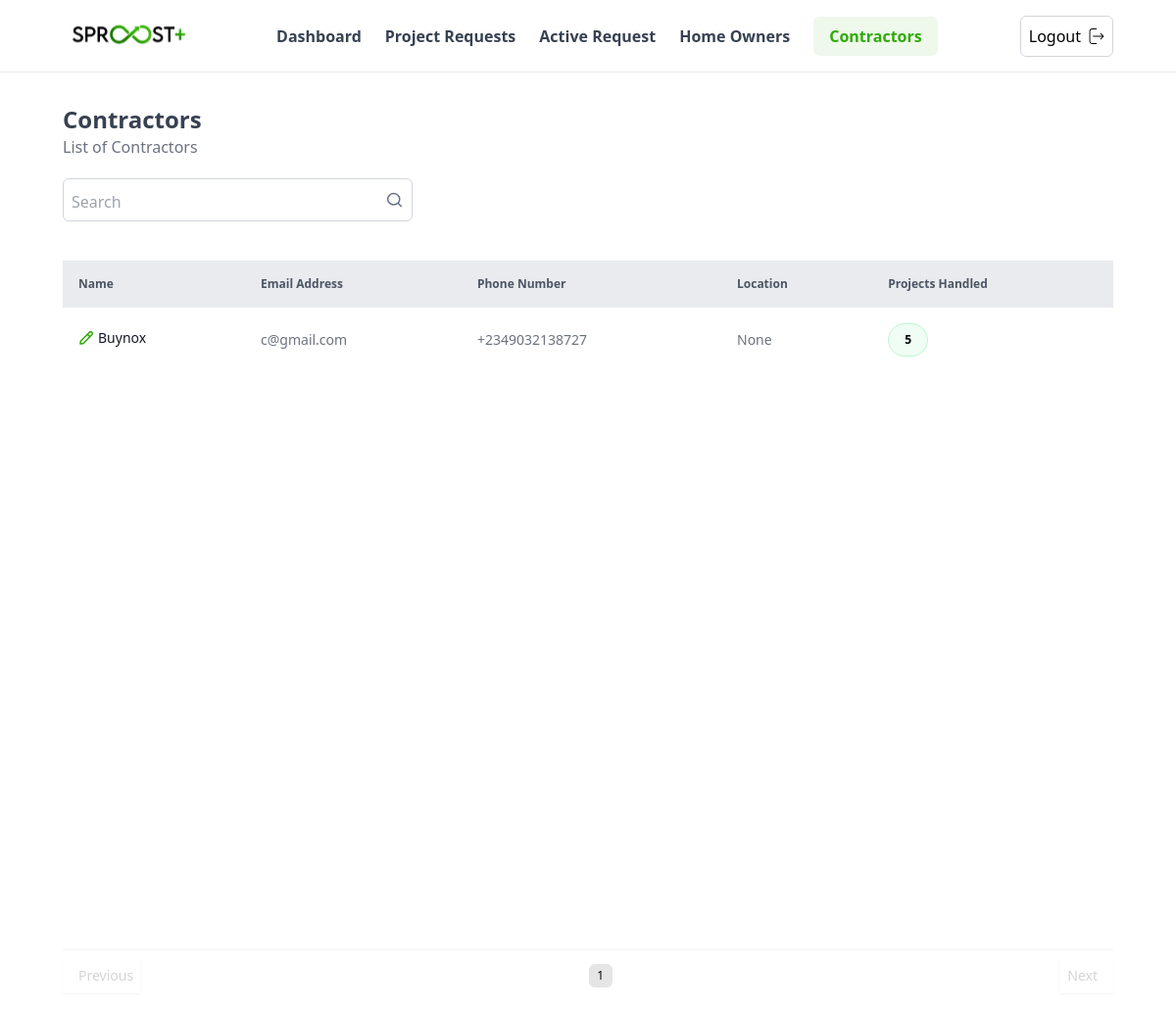
The app's page /user-admin/contractors/ (signed in), older data.
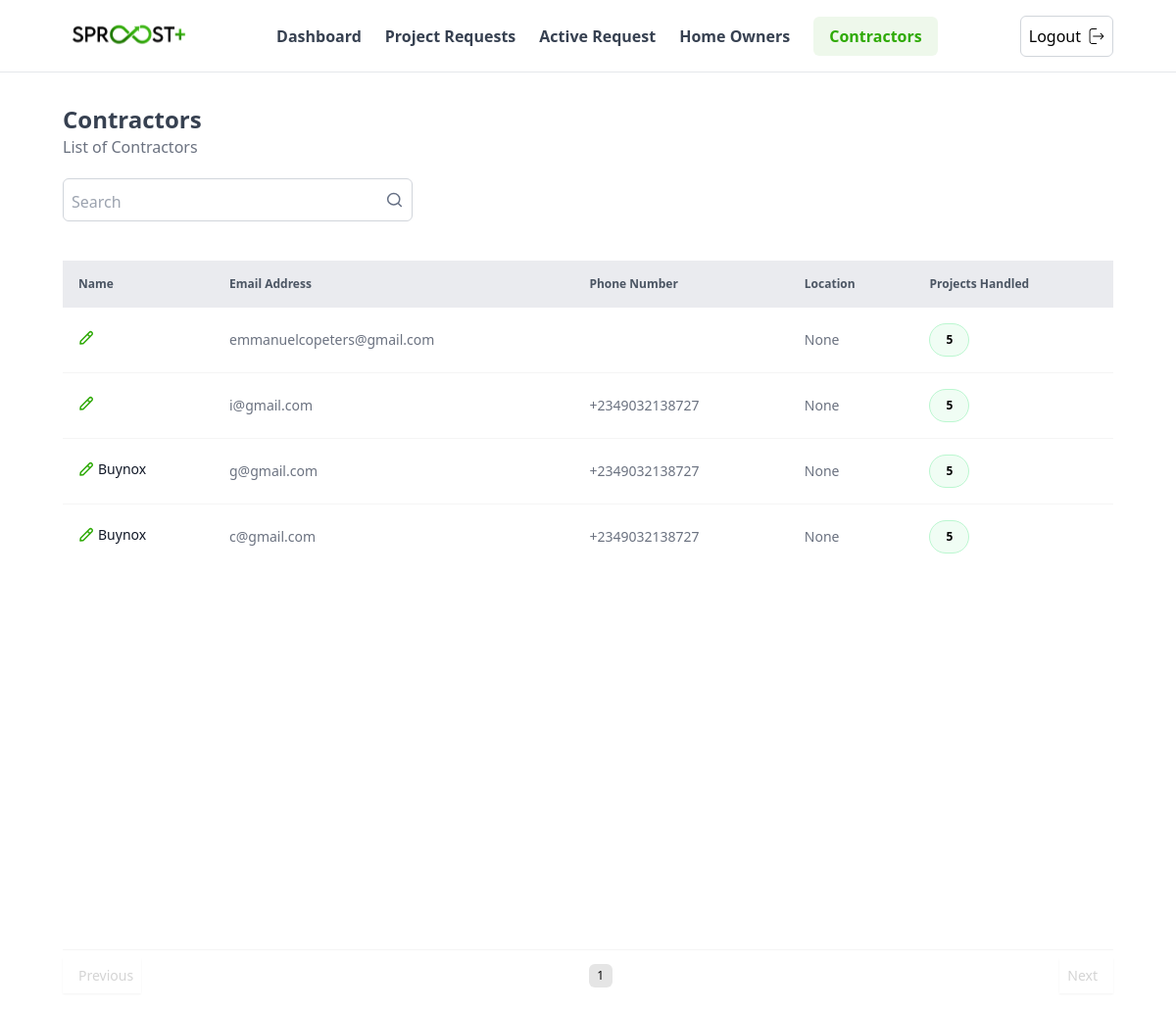
The same page, newer data.
### accounts/models.py (models this page shows, shortened)
class User(AbstractUser):
    phone_number = PhoneNumberField(null=False, blank=False)
    user_type = models.CharField(max_length = 3, choices = USER_TYPE_CHOICES)
    date_joined = models.DateTimeField(auto_now_add=True)
    slug = models.SlugField(
        blank=True,
        null=True,
        unique=True,
        max_length=100,
        allow_unicode=True)

### profiles/models.py (models this page shows, shortened)
class ContractorProfile(models.Model):
    user = models.OneToOneField(User, on_delete=models.CASCADE, related_name = 'contractor_profile')
    company_name = models.CharField(max_length = 255)
    registration_number = models.CharField(max_length = 225)
    specialization = models.CharField(max_length = 225, null = True, blank = True)
    company_address = AddressField(null =True)
    website = models.URLField(max_length=255, null=True)
    city = models.CharField(max_length = 50)
    media_paths = GenericRelation("main.Media")
    image = models.ImageField(upload_to=image_upload_location, null=True)

### admins/views.py (the view)
# urls.py: path('contractors/', views.contractorsListView, name="contractors"),
@login_required
def contractorsListView(request):
    query = request.GET.get('q')
    contractors = User.objects.filter(user_type='CO').select_related("contractor_profile").order_by('-id')
    if query:
        contractors = contractors.filter(
            Q(contractor_profile__company_name__icontains=query) |
            Q(email__icontains=query)
        )
    paginator = Paginator(contractors, 10)  # Show 10 orders per page.
    page_number = request.GET.get('page')
    page_obj = paginator.get_page(page_number)
    context = {'contractors': page_obj}
    return render(request, 'user_admin/contractors.html', context)

### templates/user_admin/contractors.html (shortened to what this page needs)
{% extends "user_admin/base.html" %}
{% load static %}
{% block navbar %}
    {% include "user_admin/navbar.html" %}
{% endblock navbar %}
{% block content %}
<main class="w-full px-[1rem] md:px-[4rem] flex flex-col gap-8 my-8">
    <div class="">
        <div class="mb-4">
            <h1 class="text-2xl font-semibold text-gray-700">Contractors</h1>
            <p class="text-gray-500">List of Contractors</p>
        </div>
        <div class="w-full flex items-center justify-between">
            <div class="w-1/3 group border border-gray-300 rounded-md justify-between gap-2 p-2 mt-1">
                <form class = "flex items-center ">
                    <input type="text" name="q" id="search" placeholder="Search" class="w-full h-full outline-none group-focus:outline-none mt-1 focus-visible:border-none border-none" />
                    <button type = "submit">
                        <img src="{% static 'svgs/search.svg' %}" alt="" class="w-[20px] h-[20px] object-contain" />
                    </button>
                </form>
            </div>
        </div>
    </div>
    <div class="w-full">
        <div class="w-full my-2 min-h-[65vh]">
            <table class="w-full">
                <thead class="h-10 bg-gray-200 bg-opacity-80">
                    <tr class="text-gray-600 text-xs font-medium">
                        <th class=" text-start p-4">Name</th>
                        <th class=" text-start p-4">Email Address</th>
                        <th class=" text-start p-4">Phone Number</th>
                        <th class=" text-start p-4">Location</th>
                        <th class=" text-start p-4">Projects Handled</th>
                    </tr>
                </thead>
                <tbody class="p-4">
                    {% if contractors %}
                    {% for contractor in contractors %}
                    <tr class="border-b border-neutral-100 last:border-0">
                        <td class=" p-4">
                            <div class="inline-flex items-center gap-4">
                                <a href = {% url 'admins:update_contractor' contractor.pk %} class="text-gray-900 text-sm font-medium capitalize flex items-center gap-1">
                                    <img class = "w-4" src = {% static "svgs/edit-02.svg" %} />
                                    {{contractor.contractor_profile.company_name}}
                                </a>
                            </div>
                        </td>
                        <td class=" p-4">
                            <div class="flex flex-col gap-1">
                                <span class="text-gray-500 text-sm">{{contractor.email}}</span>
                            </div>
                        </td>
                        <td class=" p-4">
                            <div class="flex flex-col gap-1">
                                <span class="text-gray-500 text-sm">{{contractor.phone_number}}</span>
                            </div>
                        </td>
                        <td class=" p-4">
                            <div class="flex flex-col gap-1">
                                <span class="text-gray-500 text-sm">{{contractor.contractor_profile.company_address}}</span>
                            </div>
                        </td>
                        <td class=" p-4">
                            <div class="inline-flex items-center rounded-full bg-green-50 p-4 py-2 border border-green-200">
                                <span class="font-semibold text-xs capitalize">
                                    5
                                </span>
                            </div>
                        </td>
                    </tr>
                    {% endfor %}
                    {% else %}
                    <tr>
                        <td colspan="7" class="text-center text-gray-500 mt-5">No contractors found</td>
                    </tr>
                    {% endif %}
                </tbody>
            </table>
        </div>
        <div class="w-full my-8 flex items-center justify-between border-t border-neutral-100 pt-2 bg-white">
            {% if contractors.has_previous %}
            <a  href="?page={{ contractors.previous_page_number }}" class="paginationBtn flex items-center gap-2 p-2 outline-none border-none shadow-sm text-sm font-medium">
                <img src="{%  static 'svgs/arrow-left.svg' %}" alt="" class="" />
                <span class="text-gray-900 font-medium">Prev</span>
            </a>
            {% else %}
            <span class="flex items-center gap-2 p-2 outline-none border-none shadow-sm text-sm font-medium text-neutral-300">
                <span class="text-sm">Previous</span>
            </span>
            {% endif %}
            <div class="flex items-center gap-2">
                {% for num in contractors.paginator.page_range %}
                    {% if contractors.number == num %}
                        <span class="outline-none border-none h-4 w-4 text-xs md:h-6 md:w-6 bg-neutral-200 rounded-md p-2 flex items-center justify-center">{{ num }}</span>
                    {% elif num >= contractors.number|add:'-3' and num <= contractors.number|add:'3' %}
                        <a href="?page={{ num }}" class="paginationBtn outline-none border-none h-4 w-4 text-xs md:h-6 md:w-6 rounded-md p-2 flex items-center justify-center">{{ num }}</a>
                    {% endif %}
                {% endfor %}
            </div>
            {% if contractors.has_next %}
                <a href="?page={{ contractors.next_page_number }}" class="paginationBtn flex items-center gap-2 p-2 outline-none border-none shadow-sm text-sm font-medium">
                    <span class="text-gray-900 font-medium">Next</span>
                    <img src="{%  static 'svgs/arrow-right.svg' %}" alt="" class="" />
                </a>
            {% else %}
                <span class="flex items-center gap-2 p-2 outline-none border-none shadow-sm text-sm font-medium text-neutral-300">
                    <span class="text-sm">Next</span>
                </span>
            {% endif %}
        </div>
    </div>
</main>
{% endblock %}

### templates/user_admin/base.html (shortened to what this page needs)
{% load static %}
<!DOCTYPE html>
<html lang="en">
<head>
    <link rel="stylesheet" type="text/css" href="https://cdn.jsdelivr.net/npm/toastify-js/src/toastify.min.css">
    <script src="https://cdn.tailwindcss.com"></script>
</head>
<body hx-headers='{"X-CSRFToken":"{{csrf_token}}"}' >
    <div class="w-full">
        {% block navbar %}{% endblock navbar %} {% block content %} {% endblock content %}</div>
</body>
</html>

### templates/user_admin/navbar.html (shortened to what this page needs)
{% load static %}
<nav class="w-full px-[1rem] md:px-[4rem] py-2 border-b border-neutral-150 text-gray-700 flex items-center justify-between">
    <a href={% url 'admins:dashboard' %}> <img src="{% static 'svgs/sproost-plus.svg' %}" alt="" class=""> </a>
    {% with url_name=request.resolver_match.url_name %}
        <ul class="inline-flex items-center gap-6">
            <li class="text-gray-700 font-semibold cursor-pointer {% if url_name == 'dashboard' %} bg-toneLightGreen text-primary bg-opacity-80 p-2 px-4 w-fit rounded-md {% endif %}">
                <a href="{% url 'admins:dashboard' %}" class="">Dashboard</a>
            </li>
            <li class="text-gray-700 font-semibold cursor-pointer {% if url_name == 'project-requests' %} bg-toneLightGreen text-primary bg-opacity-80 p-2 px-4 w-fit rounded-md {% endif %}">
                <a href="{% url 'admins:project-requests' %}" class="">Project Requests</a>
            </li>
            <li class="text-gray-700 font-semibold cursor-pointer {% if url_name == 'active-projects' %} bg-toneLightGreen text-primary bg-opacity-80 p-2 px-4 w-fit rounded-md {% endif %}">
                <a href="{% url "admins:active-projects" %}" class="">Active Request</a>
            </li>
            <li class="text-gray-700 font-semibold cursor-pointer {% if url_name == 'homeowners' %} bg-toneLightGreen text-primary bg-opacity-80 p-2 px-4 w-fit rounded-md {% endif %}">
                <a href="{% url "admins:homeowners" %}" class="">Home Owners</a>
            </li>
            <li class="text-gray-700 font-semibold cursor-pointer {% if url_name == 'contractors' %} bg-toneLightGreen text-primary bg-opacity-80 p-2 px-4 w-fit rounded-md {% endif %}">
                <a href="{% url 'admins:contractors' %}" class="">Contractors</a>
            </li>
        </ul>
    {% endwith %}
    <form action="{% url 'account_logout' %}" method="POST">
        <button type="submit" class="flex gap-2 items-center rounded-md text-black bg-white border border-gray-300 p-2 cursor-pointer">Logout <img src = "{% static 'svgs/logout.svg' %}" class = "w-4 h-4" /></button>
    </form>
</nav>

Row changes from the older to the newer data that the page shows:
added User: email "emmanuelcopeters@gmail.com", contractor_profile.company_address "None"
added User: email "i@gmail.com", phone_number "+2349032138727", contractor_profile.company_address "None"
added User: contractor_profile.company_name "Buynox", email "g@gmail.com", phone_number "+2349032138727", contractor_profile.company_address "None"
